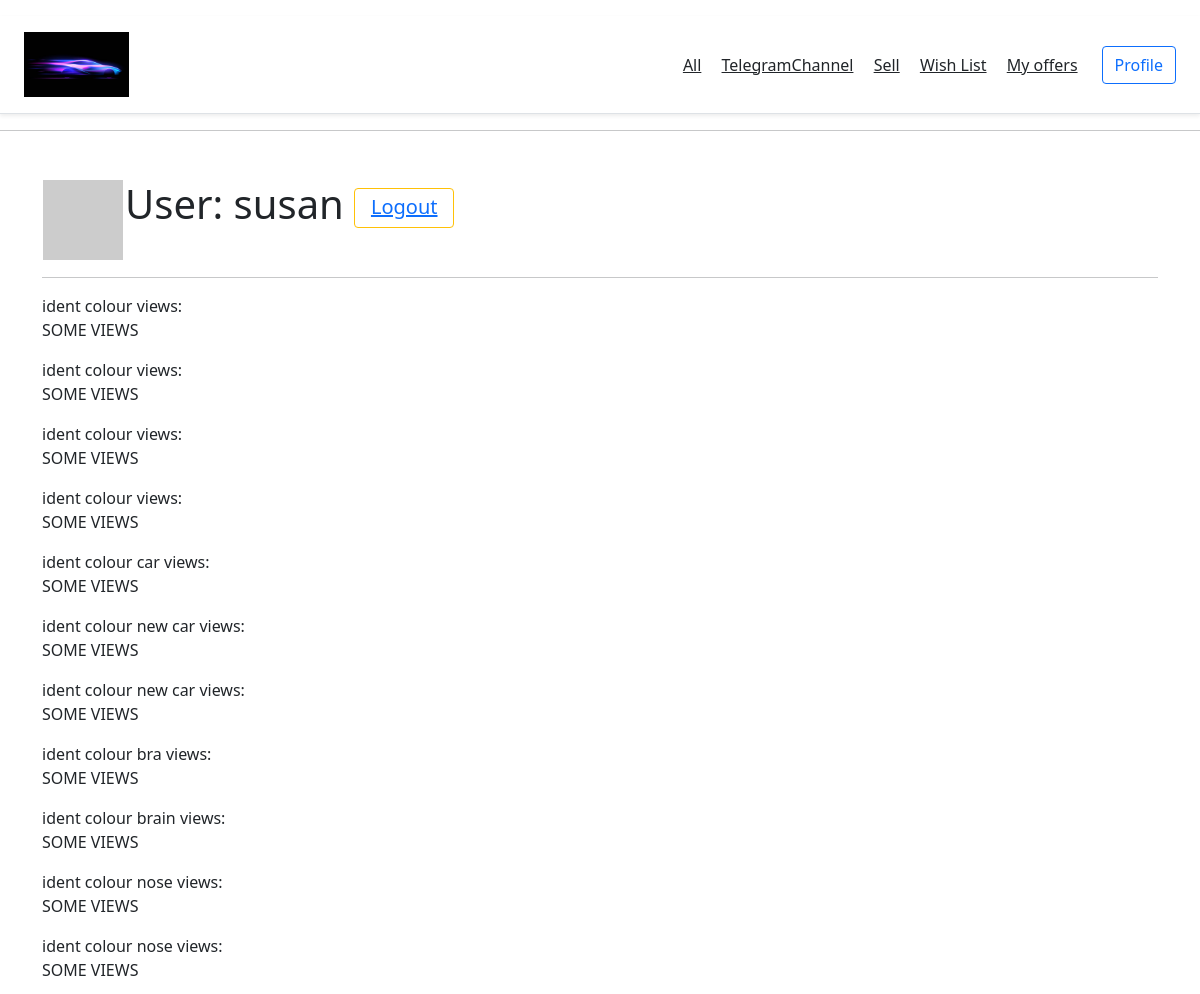
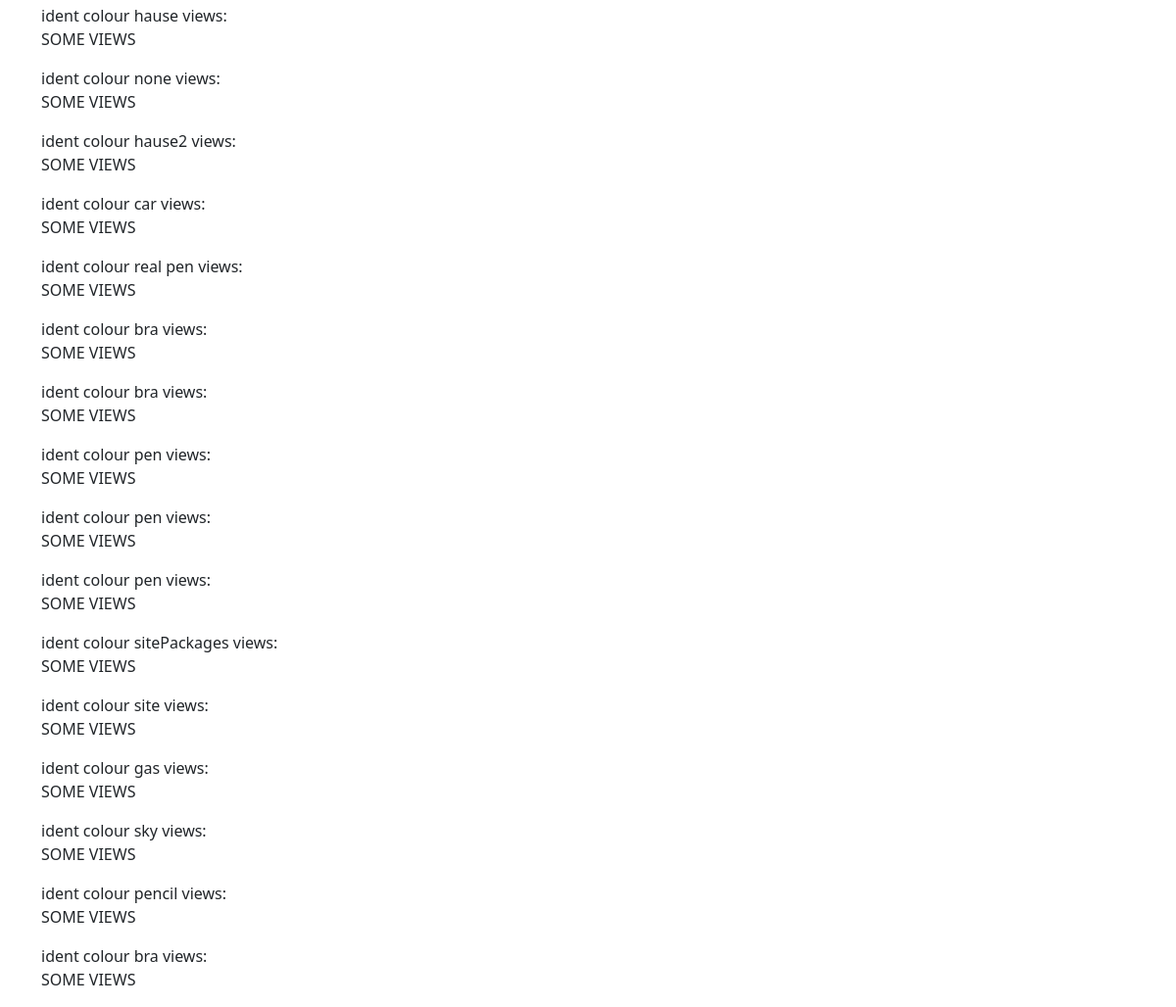
Screenshot of /user/susan (signed in) with the database file from the repository (2 pictures, top to bottom).
### app/models.py (models this page shows, shortened)
class User(UserMixin, db.Model):
    id = db.Column(db.Integer, primary_key=True)
    username = db.Column(db.String(64), index=True, unique=True)
    email = db.Column(db.String(120), index=True, unique=True)
    password_hash = db.Column(db.String(128))
    offers = db.relationship('Offer', backref='author', lazy='dynamic')
    def avatar(self, size):
        digest = md5(self.email.lower().encode('utf-8')).hexdigest()
        return 'https://www.gravatar.com/avatar/{}?d=identicon&s={}'.format(
            digest, size)

class Offer(db.Model):
    id = db.Column(db.Integer, primary_key=True)
    item_name = db.Column(db.String(140))
    price = db.Column(db.Integer, nullable=False)
    descr = db.Column(db.String(140))
    timestamp = db.Column(db.DateTime, index=True, default=datetime.utcnow)
    author_id = db.Column(db.Integer, db.ForeignKey('user.id'))

### app/routes.py (the view)
@app.route('/user/<username>')
@login_required
def user(username):
    user = User.query.filter_by(username=username).first_or_404()
    my_offers_list = []
    for offer in Offer.query.filter_by(author_id=current_user.id):
        my_offers_list.append(offer)  #(Offer.query.get(Offer.id))
    return render_template('user.html', user=user, my_offers=my_offers_list)

### app/models.py (called while the page is built)
@login.user_loader
def load_user(id):
    return User.query.get(int(id))

### app/templates/user.html
{% extends "base.html" %}
{% block body%}
<div class="container mt-5">
    <table>
        <tr valign="top">
            <td><img src="{{ user.avatar(128) }}"></td>
            <td><h1>User: {{ user.username }}
                <button type="button" class="btn btn-outline-warning" style="height:40px;width:100px">
                    <h5> <a href="{{ url_for('logout') }}">Logout</a> </h5>  </button> </h1> </td>
        </tr>
    </table>
    <hr>
    {% for offer in my_offers %}
    <p>
        <td>ident colour</td>
        <td>{{ offer.item_name }} views:<br> SOME VIEWS </td>
    </p>
    {% endfor %}
</div>
{% endblock %}

### rows the page displays
User: username "susan"
Offer: item_name "car"
Offer: item_name "new car"
Offer: item_name "new car"
Offer: item_name "bra"
Offer: item_name "brain"
Offer: item_name "nose"
Offer: item_name "nose"
Offer: item_name "hause"
Offer: item_name "none"
Offer: item_name "hause2"
Offer: item_name "car"
Offer: item_name "real pen"
Offer: item_name "bra"
Offer: item_name "bra"
Offer: item_name "pen"
Offer: item_name "pen"
Offer: item_name "pen"
Offer: item_name "sitePackages"
Offer: item_name "site"
Offer: item_name "gas"
Offer: item_name "sky"
Offer: item_name "pencil"
Offer: item_name "bra"
